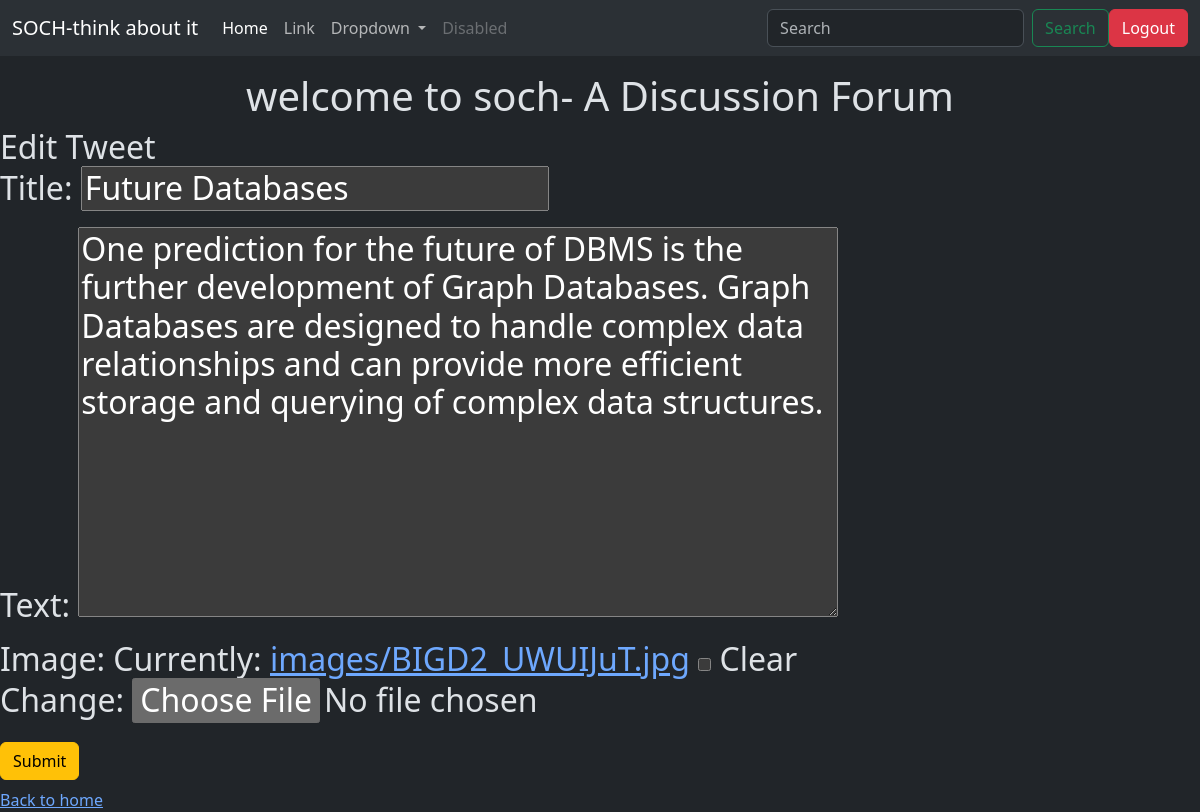
Page /tweet/1/edit/ (signed in) on the committed database.
### tweet/models.py (models this page shows, shortened)
class Tweet(models.Model):
    user = models.ForeignKey(User, on_delete=models.CASCADE)
    title = models.CharField(max_length=100 , blank=True , null=True)
    text = models.TextField(max_length=250)
    image = models.ImageField(upload_to='images/', blank=True , null=True)
    created_at = models.DateTimeField(auto_now_add=True)
    updated_at = models.DateTimeField(auto_now=True)

### tweet/views.py (the view)
# urls.py: path('<int:tweet_id>/edit/',views.tweet_edit , name='tweet_edit'),
@login_required
def tweet_edit(request, tweet_id):
    tweet = get_object_or_404(Tweet, pk=tweet_id, user=request.user)
    if(request.method == 'POST'):
        form = TweetForm(request.POST, request.FILES , instance=tweet)
        if form.is_valid():
            tweet = form.save(commit=False)
            tweet.user = request.user
            tweet.save()
            return redirect('tweet_list')
    else:
        form = TweetForm(instance=tweet)
    return render(request, 'tweet_form.html', {'form':form})

### tweet/forms.py
class TweetForm(forms.ModelForm):
    class Meta:
        model = Tweet
        fields = ['title', 'text', 'image']

### tweet/templates/tweet_form.html (shortened to what this page needs)
{% extends "layout.html" %}
{% block content %}
<h1 class='text-center mt-3'>welcome to soch- A Discussion Forum</h1>
<h2>
    {% if form.instance.pk %}
        Edit Tweet
    {% else %}
        Create Tweet
    {% endif %}
    <form method="post" enctype="multipart/form-data" class="form">
        {{form.as_p}}
        <button class='btn btn-warning' type='submit'>Submit</button>
    </form>
</h2>
<a href="{% url "tweet_list" %}">Back to home</a>
{% endblock %}

### rows in the picture
Tweet: title "Future Databases", text "One prediction for the future of DBMS is the further development of Graph Databases. Graph Databases are designed to handle complex data relationships and can provide more efficient storage and querying of complex data structures."
